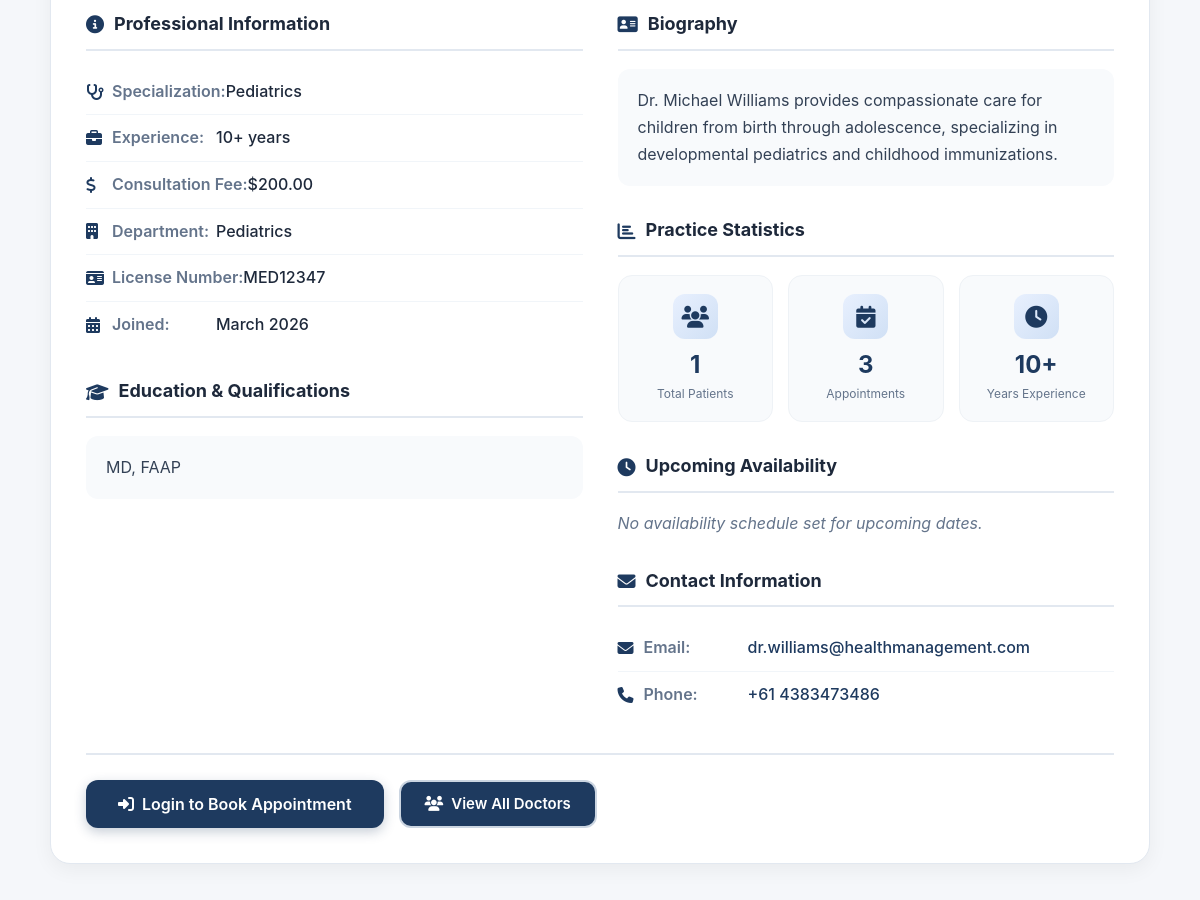
Before: /doctor-profile.php?id=4 (middle part) with the older database file.
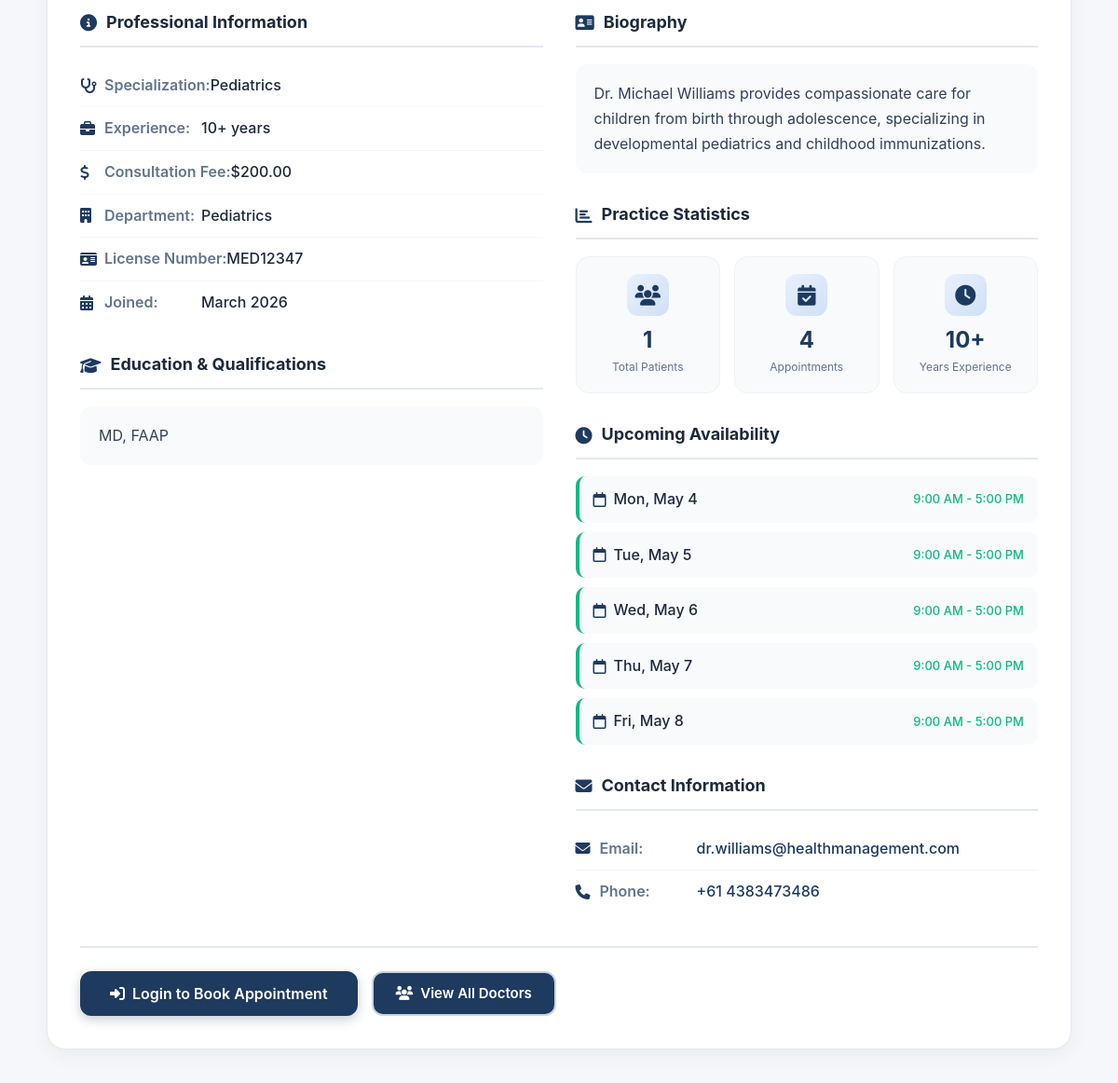
After: the same page with the newer database file.
### tables this page shows
CREATE TABLE `doctor_availability` (
  `availabilityId` int(11) NOT NULL,
  `doctorId` int(11) NOT NULL,
  `availabilityDate` date NOT NULL,
  `startTime` time NOT NULL,
  `endTime` time NOT NULL,
  `isAvailable` tinyint(1) DEFAULT 1,
  `isDayOff` tinyint(1) DEFAULT 0,
  `createdAt` timestamp NOT NULL DEFAULT current_timestamp(),
  `updatedAt` timestamp NOT NULL DEFAULT current_timestamp() ON UPDATE current_timestamp()
);

### doctor-profile.php (the view, shortened to what the changed rows need)
<?php
require_once 'includes/config.php';
$doctorId = (int)($_GET['id'] ?? 0);
$availabilityStmt = $pdo->prepare("
    SELECT availabilityDate, startTime, endTime, isAvailable, isDayOff
    FROM doctor_availability
    WHERE doctorId = ? AND availabilityDate >= CURDATE()
    ORDER BY availabilityDate
    LIMIT 10
");
$availabilityStmt->execute([$doctorId]);
$availabilities = $availabilityStmt->fetchAll();
$appointmentsStmt = $pdo->prepare("SELECT COUNT(*) FROM appointments WHERE doctorId = ?");
$appointmentsStmt->execute([$doctorId]);
$totalAppointments = $appointmentsStmt->fetchColumn();
$extraCSS = '<link rel="stylesheet" href="css/root.css">';
include 'includes/header.php';
?>
<div class="root-container">
    <div class="doctor-profile-main-card">
        <div class="doctor-profile-body">
            <div class="doctor-profile-grid">
                <div class="doctor-profile-right">
                    <div class="doctor-info-section">
                        <div class="doctor-stats-mini-grid">
                            <div class="doctor-stat-mini-card">
                                <div class="stat-mini-content">
                                    <span class="stat-mini-number"><?php echo $totalAppointments; ?></span>
                                    <span class="stat-mini-label">Appointments</span>
                                </div>
                            </div>
                        </div>
                    </div>
                    <div class="doctor-info-section">
                        <h3><i class="fas fa-clock"></i> Upcoming Availability</h3>
                        <?php if (empty($availabilities)): ?>
                            <p class="text-muted">No availability schedule set for upcoming dates.</p>
                        <?php else: ?>
                            <div class="doctor-availability-mini-list">
                                <?php
                                $shownCount = 0;
                                foreach ($availabilities as $avail):
                                    if ($shownCount >= 5) break;
                                    $shownCount++;
                                    $isDayOff = $avail['isDayOff'] == 1;
                                    $bgClass = $isDayOff ? 'day-off' : 'available';
                                ?>
                                    <div class="availability-mini-item <?php echo $bgClass; ?>">
                                        <span class="avail-date">
                                            <i class="far fa-calendar"></i>
                                            <?php echo date('D, M j', strtotime($avail['availabilityDate'])); ?>
                                        </span>
                                        <?php if ($isDayOff): ?>
                                            <span class="avail-status day-off-badge">Day Off</span>
                                        <?php else: ?>
                                            <span class="avail-time">
                                                <?php echo date('g:i A', strtotime($avail['startTime'])); ?> -
                                                <?php echo date('g:i A', strtotime($avail['endTime'])); ?>
                                            </span>
                                        <?php endif; ?>
                                    </div>
                                <?php endforeach; ?>
                            </div>
                        <?php endif; ?>
                    </div>
                </div>
            </div>
        </div>
    </div>
</div>
<?php include 'includes/footer.php'; ?>

Changed rows visible on the page:
added doctor_availability: availabilityDate "Mon, May 4", startTime "9:00 AM", endTime "5:00 PM"
now on this page (row edited): doctor_availability: availabilityDate "Tue, May 5", startTime "9:00 AM", endTime "5:00 PM"
now on this page (row edited): doctor_availability: availabilityDate "Wed, May 6", startTime "9:00 AM", endTime "5:00 PM"
now on this page (row edited): doctor_availability: availabilityDate "Thu, May 7", startTime "9:00 AM", endTime "5:00 PM"
now on this page (row edited): doctor_availability: availabilityDate "Fri, May 8", startTime "9:00 AM", endTime "5:00 PM"
Other visible differences:
$totalAppointments: "3" → "4"
text no longer shown: "No availability schedule set for upcoming dates."
